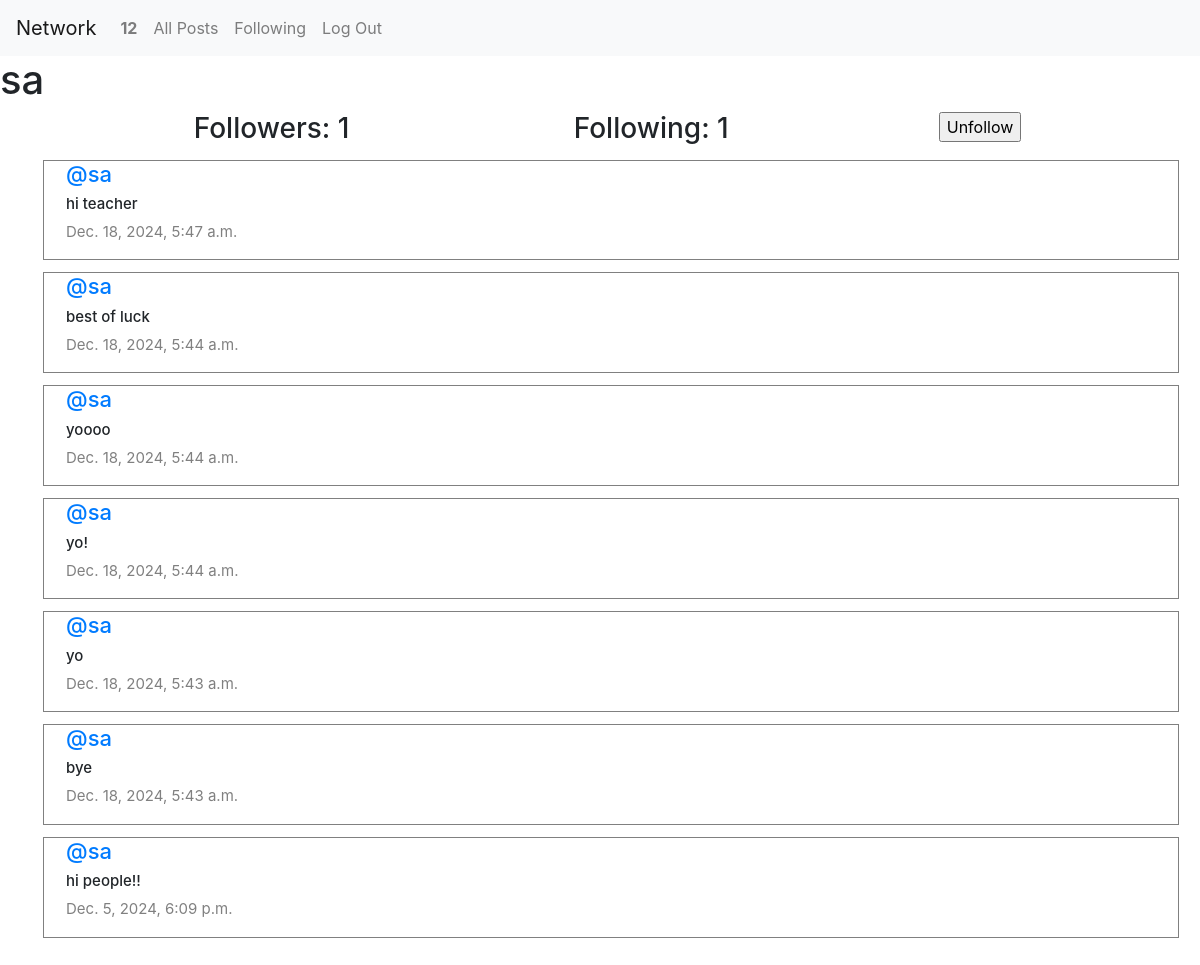
The app's page /profile/1 (signed in) with its own data.
### network/models.py (models this page shows, shortened)
class User(AbstractUser):
    pass

class Post(models.Model):
    content = models.CharField(max_length=140)
    user = models.ForeignKey(User, on_delete=models.CASCADE, related_name="author")
    date = models.DateTimeField(auto_now_add=True)

### network/views.py (the view)
# urls.py: path("profile/<int:user_id>",views.profile,name="profile"),
def profile(request, user_id):
    user = User.objects.get(pk=user_id)
    all_posts = Post.objects.filter(user=user).order_by("id").reverse()
    following = Follow.objects.filter(user=user)
    followers = Follow.objects.filter(user_follower=user)
    is_following = False
    try:
        check_follow = followers.filter(user=User.objects.get(pk=request.user.id))
        if len(check_follow) != 0:
            is_following = True
    except:
        is_following = False
    paginator = Paginator(all_posts, 10)
    page_number = request.GET.get('page')
    posts_of_the_page = paginator.get_page(page_number)
    return render(request, "network/profile.html", {
        "allPosts": all_posts,
        "posts_of_the_page": posts_of_the_page,
        "username": user.username,
        "following": following,
        "followers": followers,
        "isFollowing": is_following,
        "user_profile": user
    })

### network/templates/network/profile.html (shortened to what this page needs)
{% extends "network/layout.html" %}
{% block body %}
    <h1>{{ username }}</h1>
    <div class="container">
        <div class="row d-flex justify-content-center">
            <h3 class="col-4">Followers: {{ followers.count }}</h3>
            <h3 class="col-4">Following: {{ following.count }}</h3>
            {% if user.is_authenticated %}
                {% if user != user_profile %}
                    {% if isFollowing %}
                        <form action="{% url 'unfollow' %}" method="post">
                            <input type="submit" value="Unfollow" />
                        </form>
                    {% else %}
                        <form action="{% url 'follow' %}" method="post">
                            {% csrf_token %}
                            <input type="hidden" name="userfollow" value="{{ user_profile }}" />
                            <input type="submit" value="Follow" />
                        </form>
                    {% endif %}
                {% endif %}
            {% endif %}
        </div>
    </div>
    <div class="all-posts">
        {% for post in posts_of_the_page %}
            <div class="row post">
                <h5 class="username"><a href="{% url 'profile' user_id=post.user.id %}">@{{ post.user }}</a></h5>
                <h6 class="content">{{ post.content }}</h6>
                <p class="date">{{ post.date }}</p>
            </div>
        {% endfor %}
    </div>
{% endblock %}

### network/templates/network/layout.html (shortened to what this page needs)
{% load static %}
<!DOCTYPE html>
<html lang="en">
    <head>
        <link rel="stylesheet" href="https://stackpath.bootstrapcdn.com/bootstrap/4.4.1/css/bootstrap.min.css">
        <link href="{% static 'network/styles.css' %}" rel="stylesheet">
        <link href="https://cdnjs.cloudflare.com/ajax/libs/font-awesome/5.15.4/css/all.min.css" rel="stylesheet">
    </head>
    <body>
        <nav class="navbar navbar-expand-lg navbar-light bg-light">
            <a class="navbar-brand" href="{% url 'index' %}">Network</a>
            <div>
              <ul class="navbar-nav mr-auto">
                {% if user.is_authenticated %}
                    <li class="nav-item">
                        <a class="nav-link" href="{% url 'profile' user_id=user.id %}"><strong>{{ user.username }}</strong></a>
                    </li>
                {% endif %}
                <li class="nav-item">
                  <a class="nav-link" href="{% url 'index' %}">All Posts</a>
                </li>
                {% if user.is_authenticated %}
                    <li class="nav-item">
                        <a class="nav-link" href="{% url 'following' %}">Following</a>
                    </li>
                    <li class="nav-item">
                        <a class="nav-link" href="{% url 'logout' %}">Log Out</a>
                    </li>
                {% endif %}
              </ul>
            </div>
          </nav>
        <div class="body">
            {% block body %}
            {% endblock %}
        </div>
    </body>
</html>

### network/static/network/styles.css (style rules this page uses)
.all-posts { display: flex; justify-content: flex-start; flex-direction: column; margin: 20px 21px 28px 28px solid black; padding-left: 22px; margin-bottom: 21px; }
.post { border: 0.1px solid gray; display: flex; justify-content: center; flex-direction: column; box-sizing: border-box; padding-left: 22px; margin: 6px 21px; }
.content { font-size: 15px; }
.username { font-size: 22px; }
.date { color:gray; font-size: 15px; }

### records on screen
User: username "12"
User: username "sa"
Post: user "sa", content "hi teacher", date "Dec. 18, 2024, 5:47 a.m."
Post: user "sa", content "best of luck", date "Dec. 18, 2024, 5:44 a.m."
Post: user "sa", content "yoooo", date "Dec. 18, 2024, 5:44 a.m."
Post: user "sa", content "yo!", date "Dec. 18, 2024, 5:44 a.m."
Post: user "sa", content "yo", date "Dec. 18, 2024, 5:43 a.m."
Post: user "sa", content "bye", date "Dec. 18, 2024, 5:43 a.m."
Post: user "sa", content "hi people!!", date "Dec. 5, 2024, 6:09 p.m."

### other values on screen
{{ followers.count }} "1"
{{ following.count }} "1"
